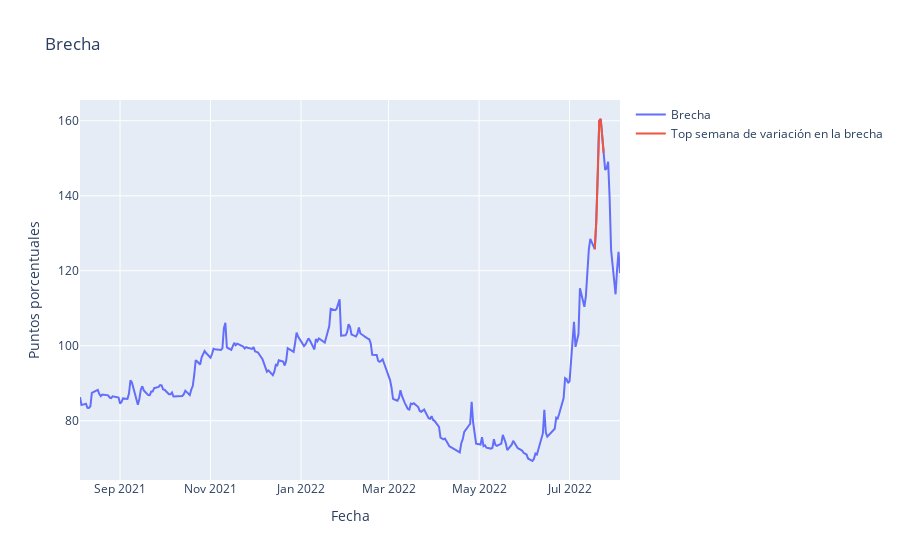

The notebook cell this image was saved under:
### Markdown cell above
----
----
## 3) Semana con mayor variación en la brecha
(Últimos 365 días)

### Code cell
fig = go.Figure()
fig.add_trace(go.Scatter(x = table_365['fecha'], y = table_365['brecha'], mode='lines', name='Brecha'))
fig.add_trace(go.Scatter(x = days['fecha'], y = days['brecha'], mode='lines', name='Top semana de variación en la brecha'))
fig.update_layout(
    title='Brecha',
    xaxis_title = 'Fecha',
    yaxis_title = 'Puntos porcentuales')

### Figure 1 — Plotly figure (JSON) as saved in the notebook; plotly's stock layout.template omitted (floating-point values rounded to 4 significant figures; data arrays with more than 128 entries replaced by an {"elided": "..."} marker saying what was removed)
{"data": [{"mode": "lines", "name": "Brecha", "type": "scatter", "x": {"elided": "365 str values"}, "y": {"elided": "365 float values"}}, {"mode": "lines", "name": "Top semana de variación en la brecha", "type": "scatter", "x": ["2022-07-18T00:00:00", "2022-07-19T00:00:00", "2022-07-20T00:00:00", "2022-07-21T00:00:00", "2022-07-22T00:00:00", "2022-07-23T00:00:00", "2022-07-24T00:00:00"], "y": [125.8, 133.1, 145.0, 160.0, 160.5, 155.9, 151.4]}], "layout": {"title": {"text": "Brecha"}, "xaxis": {"title": {"text": "Fecha"}}, "yaxis": {"title": {"text": "Puntos porcentuales"}}}}
